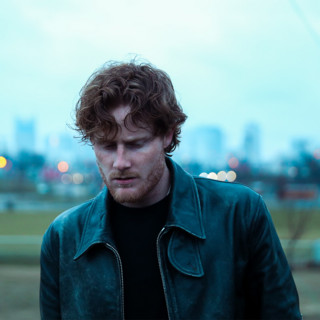
#> input picture your_image.jpg, 320 x 320 px
$ python image_denoising_app.py
#> lines starting #> are read from the running program, lines starting #| are printed output that depends on the picture
#> in main, image is the input picture: shape (320, 320, 3); mean B, G, R 147.5, 140.5, 105.5
import cv2
import numpy as np

def add_noise(image, noise_type="gaussian"):
    """Add noise to the image with specified type."""
#> called with noise_type = 'salt_pepper'
    if noise_type == "gaussian":
        mean = 0
        std_dev = 25
        # Convert to float32 to avoid overflow and add Gaussian noise
        noisy_image = image.astype(np.float32)
        noise = np.random.normal(mean, std_dev, image.shape).astype(np.float32)
        noisy_image += noise
        # Clip values to maintain valid range and convert back to uint8
        noisy_image = np.clip(noisy_image, 0, 255).astype(np.uint8)

    elif noise_type == "salt_pepper":
        noisy_image = image.copy()
        prob = 0.02
        salt_vs_pepper = 0.5
        num_salt = np.ceil(prob * image.size * salt_vs_pepper)
#> num_salt = 3072
        num_pepper = np.ceil(prob * image.size * (1.0 - salt_vs_pepper))
#> num_pepper = 3072

        # Salt
        coords = [np.random.randint(0, i - 1, int(num_salt)) for i in image.shape[:2]]
        noisy_image[coords[0], coords[1], :] = 255

        # Pepper
        coords = [np.random.randint(0, i - 1, int(num_pepper)) for i in image.shape[:2]]
        noisy_image[coords[0], coords[1], :] = 0
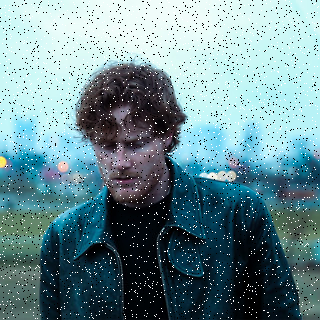
#> noisy_image: shape (320, 320, 3); mean B, G, R 146.3, 139.7, 106.7

    return noisy_image

def denoise_image(image, method="nlm"):
    """Denoise the image using the specified method."""
#> called with method = 'median'
    if method == "gaussian":
        return cv2.GaussianBlur(image, (5, 5), 0)
    elif method == "median":
        return cv2.medianBlur(image, 3)
    elif method == "bilateral":
        return cv2.bilateralFilter(image, 9, 75, 75)
    elif method == "nlm":
        return cv2.fastNlMeansDenoisingColored(image, None, 10, 10, 7, 21)

# Main function to test the application
def main():
    # Load an image from file
    image_path = "your_image.jpg"  # Replace with your image file path
    image = cv2.imread(image_path)

    if image is None:
        print("Error: Could not load image.")
        return

    # Add noise to the image
    noisy_image = add_noise(image, noise_type="salt_pepper")

    # Apply denoising filter
    denoised_image = denoise_image(noisy_image, method="median")

    # Display the original, noisy, and denoised images
    cv2.imshow("Original Image", image)
    cv2.imshow("Noisy Image", noisy_image)
    cv2.imshow("Denoised Image", denoised_image)

    # Wait for a key press and close all windows
    cv2.waitKey(0)
    cv2.destroyAllWindows()

if __name__ == "__main__":
    main()
